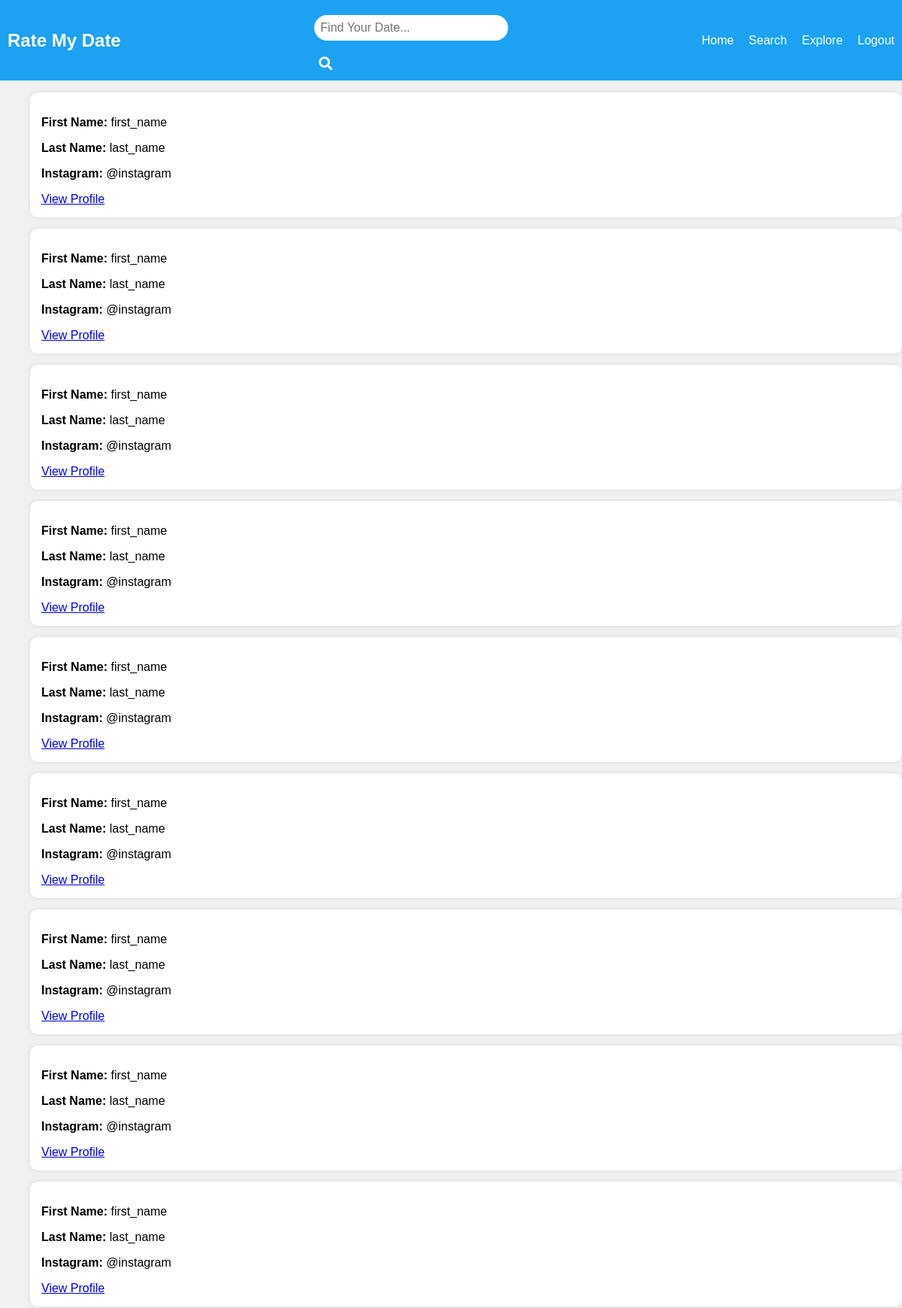
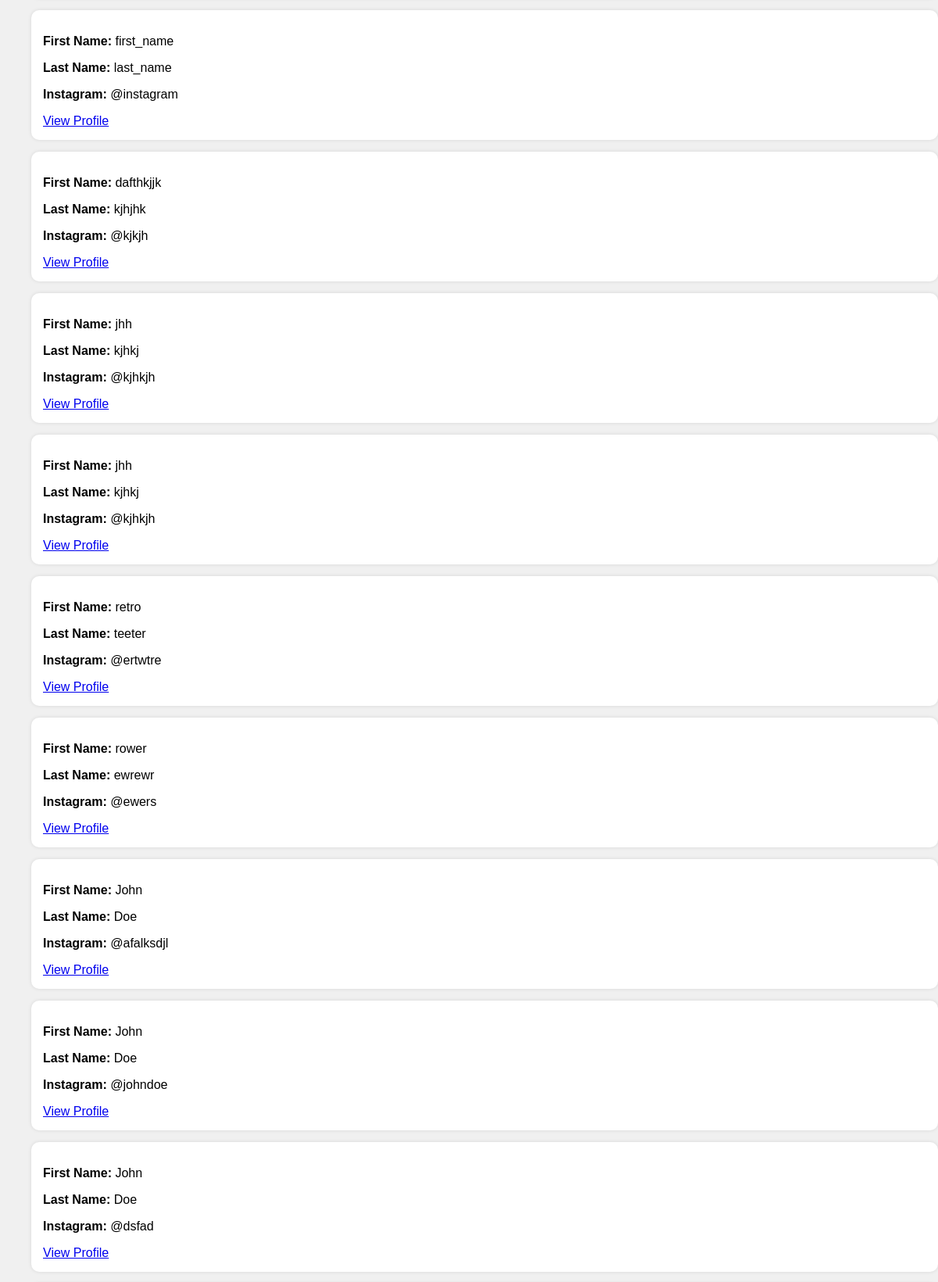
/explore/ (signed in, upper part), run on the app's committed database (2 pictures, top to bottom).
### rmd_web/models.py (models this page shows)
class Person(models.Model):
    first_name = models.CharField(max_length=255)
    last_name = models.CharField(max_length=255)
    instagram = models.CharField(max_length=100, blank=True, null=True)
    joined_date = models.DateField(null=True)

### rmd_web/views.py (the view)
# urls.py: path('explore/', views.explore, name='explore'),
def explore(request):
    persons = Person.objects.all()
    context = {
        'user': request.user,  # Pass the user object to the context
        'persons': persons,
    }
    return render(request, 'explore.html', context=context)

### rmd_web/context_processors.py (called while the page is built)
def user_context(request):
    return {'user': request.user}

### rmd_web/templates/explore.html (shortened to what this page needs)
{% extends "master.html" %}
{% block content %}
<div class="tweet-container">
    <ul>
        {% for person in persons %}
        <div class="tweet">
            <div class="profile-info">
                <p><strong>First Name: </strong>{{ person.first_name }}</p>
                <p><strong>Last Name: </strong> {{ person.last_name }}</p>
                <p><strong>Instagram: </strong> @{{ person.instagram }}</p>
            </div>
            <a href="{% url 'viewperson' person_id=person.id %}" class="btn btn-primary">View Profile</a>
        </div>
        {% endfor %}
    </ul>
</div>
{% endblock %}

### rmd_web/static/styles.css (style rules this page uses)
body { font-family: Arial, sans-serif; margin: 0; padding: 0; background-color: #f0f0f0; }
.tweet { background-color: #fff; border-radius: 10px; padding: 15px; margin-bottom: 15px; box-shadow: 0 0 5px rgba(0, 0, 0, 0.1); }

### data on the page
Person: first_name "first_name", last_name "last_name", instagram "instagram"
Person: first_name "first_name", last_name "last_name", instagram "instagram"
Person: first_name "first_name", last_name "last_name", instagram "instagram"
Person: first_name "first_name", last_name "last_name", instagram "instagram"
Person: first_name "first_name", last_name "last_name", instagram "instagram"
Person: first_name "first_name", last_name "last_name", instagram "instagram"
Person: first_name "first_name", last_name "last_name", instagram "instagram"
Person: first_name "first_name", last_name "last_name", instagram "instagram"
Person: first_name "first_name", last_name "last_name", instagram "instagram"
Person: first_name "first_name", last_name "last_name", instagram "instagram"
Person: first_name "dafthkjjk", last_name "kjhjhk", instagram "kjkjh"
Person: first_name "jhh", last_name "kjhkj", instagram "kjhkjh"
Person: first_name "jhh", last_name "kjhkj", instagram "kjhkjh"
Person: first_name "retro", last_name "teeter", instagram "ertwtre"
Person: first_name "rower", last_name "ewrewr", instagram "ewers"
Person: first_name "John", last_name "Doe", instagram "afalksdjl"
Person: first_name "John", last_name "Doe", instagram "johndoe"
Person: first_name "John", last_name "Doe", instagram "dsfad"
